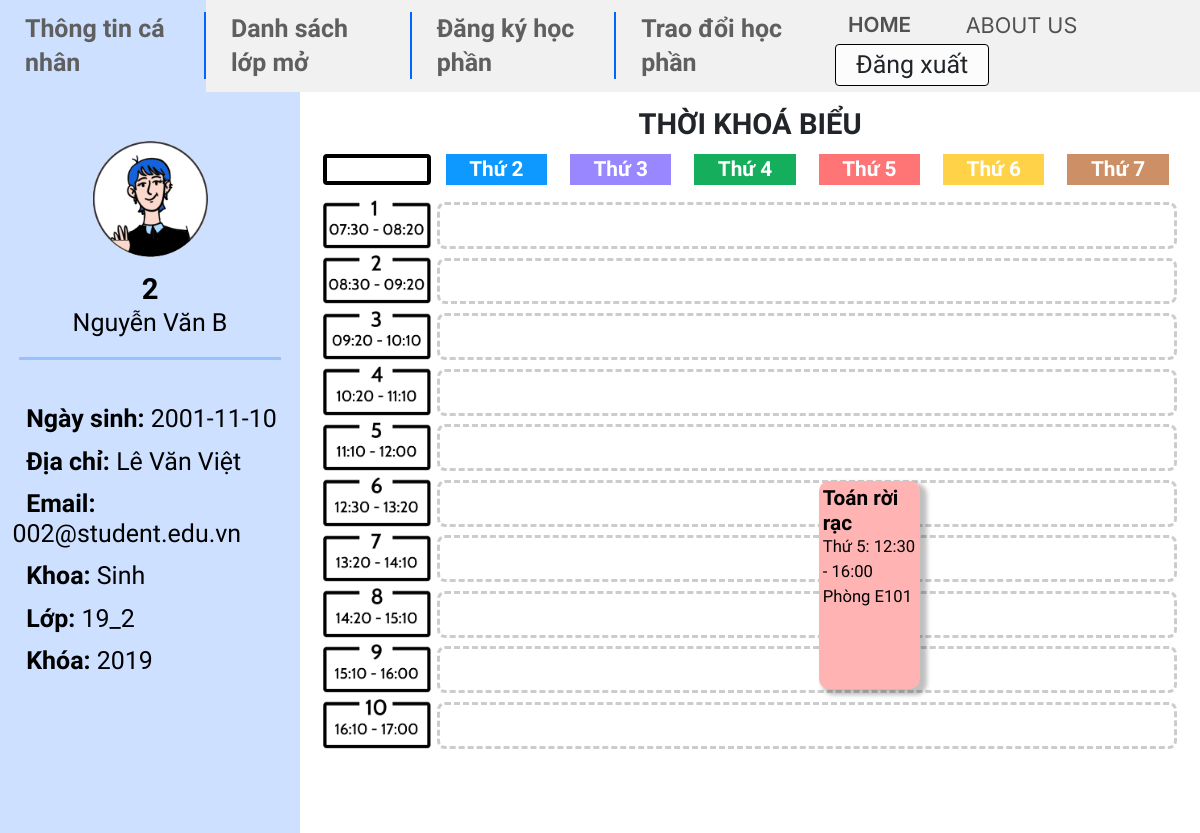
Screenshot of /mvc/views/ProfilePage.php (signed in) with the database file from the repository.
### tables this page shows
CREATE TABLE `student` (
  `ID` int(11) NOT NULL,
  `username` varchar(45) NOT NULL,
  `password` varchar(100) NOT NULL,
  `faculty` int(11) NOT NULL,
  `class` int(11) NOT NULL,
  `school_year` year(4) NOT NULL,
  `fullname` varchar(100) NOT NULL,
  `email` varchar(45) NOT NULL,
  `address` varchar(100) DEFAULT NULL,
  `date_of_birth` date DEFAULT NULL,
  `max_credits` int(11) NOT NULL
);

CREATE TABLE `faculty` (
  `ID` int(11) NOT NULL,
  `name` varchar(100) NOT NULL
);

CREATE TABLE `class` (
  `ID` int(11) NOT NULL,
  `name` varchar(45) NOT NULL,
  `school_year` year(4) NOT NULL,
  `faculty` int(11) NOT NULL
);

CREATE TABLE `course` (
  `ID` int(11) NOT NULL,
  `name` varchar(100) NOT NULL,
  `credits` int(11) NOT NULL,
  `faculty` int(11) DEFAULT NULL
);

CREATE TABLE `available_course_info` (
  `period_id` int(11) NOT NULL,
  `course_id` int(11) NOT NULL,
  `class_id` int(11) NOT NULL,
  `room` varchar(45) NOT NULL,
  `max_student` int(11) NOT NULL,
  `start_period` int(11) NOT NULL,
  `end_period` int(11) NOT NULL,
  `start_date` datetime DEFAULT NULL,
  `day` int(11) DEFAULT NULL
);

### mvc/views/ProfilePage.php (the view, shortened to what this page needs)
<?php
include "../config/db_connect.php";
$sql = "SELECT s.fullname, s.school_year, s.email, s.address, s.date_of_birth, f.name as f_name, c.name as cl_name
FROM student s inner join faculty f on s.faculty = f.ID
inner join class c on s.class = c.ID
where s.ID = " . $_SESSION['student_id'];
$query = $conn->query($sql);
$query->setFetchMode(PDO::FETCH_ASSOC);
$row = $query->fetch();
$sql2 = "SELECT c.name AS name, aci.day, aci.start_period, aci.end_period ,hour(sc1.start_time) sh, minute(sc1.start_time) sm, hour(sc2.end_time) eh, minute(sc2.end_time) em, aci.room
FROM enrollment e inner join available_course_info aci on e.period_id = aci.period_id and e.course_id = aci.course_id and e.class_id = aci.class_id
inner join course c on e.course_id = c.ID
inner join schedule sc1 on aci.start_period = sc1.period
inner join schedule sc2 on aci.end_period = sc2.period
where e.period_id = 1 and e.student_id = " . $_SESSION['student_id'] . " order by aci.day asc";
function visualize_schedule($rowdata, $day) {
  $n = count($rowdata);
  $cc = 1;
  for ($i = 0; $i < $n; $i++) {
    if ($rowdata[$i]['day'] == $day) {
      echo '
        <div
          class="session session-'. ($day - 2) * 2 + $cc++ . ' track-'. $day - 1 .'"
          style="grid-column: track-' . $day - 1 . '; grid-row: time-'. $rowdata[$i]["start_period"] .' / time-'.$rowdata[$i]["end_period"]+1 .'
          ">
        <h3 class="session-title">'. $rowdata[$i]["name"] . '</h3>
        <span class="session-time">Thứ '. $rowdata[$i]["day"] .': ' .sprintf("%02d", $rowdata[$i]["sh"]) .':' . sprintf("%02d", $rowdata[$i]["sm"]) .' - '. sprintf("%02d", $rowdata[$i]["eh"]) .':' . sprintf("%02d", $rowdata[$i]["em"]) .'</span>
        <span class="session-room">Phòng '. $rowdata[$i]["room"] .' </span>
      </div>
      ';
    }
  }
}
?>
<!DOCTYPE html>
<html lang="en">
  <head>
    <link href="https://cdn.jsdelivr.net/npm/bootstrap@5.2.3/dist/css/bootstrap.min.css" rel="stylesheet"/>
    <link href="../../public/css/ProfilePage.css" rel="stylesheet" />
  </head>
  <body>
    <div class="container-fluid h-100">
      <div class="row h-100">
        <div class="col-3 bg-primary">
          <img src="../../public/img/avatar_Profile.png" class="avatar"/>
          <h2 class="text-center MSSV"><?php echo $_SESSION['student_id']; ?></h2>
          <h3 class="text-center StName"><?php echo $row['fullname'];?></h3>
          <hr class="split-line" />
          <div class="container info-container">
            <span class="info-title">Ngày sinh: </span>
            <span class="info"><?php echo $row['date_of_birth'];?></span>
            <br /><br />
            <span class="info-title">Địa chỉ: </span>
            <span class="info"><?php echo $row['address'] ;?></span>
            <br /><br />
            <span class="info-title">Email: </span>
            <span class="info"><?php echo $row['email'] ;?></span>
            <br /><br />
            <span class="info-title">Khoa: </span>
            <span class="info"><?php echo $row['f_name'] ;?></span>
            <br /><br />
            <span class="info-title">Lớp: </span>
            <span class="info"><?php echo $row['cl_name'] ;?></span>
            <br /><br />
            <span class="info-title">Khóa: </span>
            <span class="info"><?php echo $row['school_year'] ;?></span>
            <br /><br />
          </div>
        </div>
        <?php
          $query = $conn->query($sql2);
          $query->setFetchMode(PDO::FETCH_ASSOC);
          $row = $query->fetchAll();
          ?>
        <div class="col-9">
          <div class="container-schedule" style="max-height: calc(100vh-7rem);">
            <h2 class="schedule-heading">THỜI KHOÁ BIỂU</h2>
            <div class="schedule" aria-labelledby="schedule-heading">
              <span
                class="track-slot-empty"
                aria-hidden="true"
                style="grid-row: tracks"
              ></span>
              <span
                class="track-slot1"
                aria-hidden="true"
                style="grid-column: track-1; grid-row: tracks"
                >Thứ 2</span
              >
              <span
                class="track-slot2"
                aria-hidden="true"
                style="grid-column: track-2; grid-row: tracks"
                >Thứ 3</span
              >
              <span
                class="track-slot3"
                aria-hidden="true"
                style="grid-column: track-3; grid-row: tracks"
                >Thứ 4</span
              >
              <span
                class="track-slot4"
                aria-hidden="true"
                style="grid-column: track-4; grid-row: tracks"
                >Thứ 5</span
              >
              <span
                class="track-slot5"
                aria-hidden="true"
                style="grid-column: track-5; grid-row: tracks"
                >Thứ 6</span
              >
              <span
                class="track-slot6"
                aria-hidden="true"
                style="grid-column: track-6; grid-row: tracks"
                >Thứ 7</span
              >
              <img src="../../public/img/Tiet1.png" alt="" class="time-slot" style="grid-row: time-1">
              <img src="../../public/img/Tiet2.png" alt="" class="time-slot" style="grid-row: time-2">
              <img src="../../public/img/Tiet3.png" alt="" class="time-slot" style="grid-row: time-3">
              <img src="../../public/img/Tiet4.png" alt="" class="time-slot" style="grid-row: time-4">
              <img src="../../public/img/Tiet5.png" alt="" class="time-slot" style="grid-row: time-5">
              <img src="../../public/img/Tiet6.png" alt="" class="time-slot" style="grid-row: time-6">
              <img src="../../public/img/Tiet7.png" alt="" class="time-slot" style="grid-row: time-7">
              <img src="../../public/img/Tiet8.png" alt="" class="time-slot" style="grid-row: time-8">
              <img src="../../public/img/Tiet9.png" alt="" class="time-slot" style="grid-row: time-9">
              <img src="../../public/img/Tiet10.png" alt="" class="time-slot" style="grid-row: time-10">
              <div
                class="session track-bg"
                style="
                  grid-column: track-1-start / track-6-end;
                  grid-row: time-1 / time-2;
                "
              ></div>
              <div
                class="session track-bg"
                style="
                  grid-column: track-1-start / track-6-end;
                  grid-row: time-2 / time-3;
                "
              ></div>
              <div
                class="session track-bg"
                style="
                  grid-column: track-1-start / track-6-end;
                  grid-row: time-3 / time-4;
                "
              ></div>
              <div
                class="session track-bg"
                style="
                  grid-column: track-1-start / track-6-end;
                  grid-row: time-4 / time-5;
                "
              ></div>
              <div
                class="session track-bg"
                style="
                  grid-column: track-1-start / track-6-end;
                  grid-row: time-5 / time-6;
                "
              ></div>
              <div
                class="session track-bg"
                style="
                  grid-column: track-1-start / track-6-end;
                  grid-row: time-6 / time-7;
                "
              ></div>
              <div
                class="session track-bg"
                style="
                  grid-column: track-1-start / track-6-end;
                  grid-row: time-7 / time-8;
                "
              ></div>
              <div
                class="session track-bg"
                style="
                  grid-column: track-1-start / track-6-end;
                  grid-row: time-8 / time-9;
                "
              ></div>
              <div
                class="session track-bg"
                style="
                  grid-column: track-1-start / track-6-end;
                  grid-row: time-9 / time-10;
                "
              ></div>
              <div
                class="session track-bg"
                style="
                  grid-column: track-1-start / track-6-end;
                  grid-row: time-10;
                "
              ></div>
              <?php visualize_schedule($row, 5);?>
            </div>
          </div>
        </div>
      </div>
    </div>
  </body>
</html>

### public/css/ProfilePage.css (style rules this page uses)
.bg-secondary { background-color: #f1f1f1!important; }
.bg-primary { background-color: #cde0ff !important; }
.avatar { display: block; width: 40%; max-width: 300px; margin-top: 6rem; margin-left: auto; margin-right: auto; margin-bottom: 1.8rem; }
.MSSV { color: black; font-family: "Cabin", sans-serif; font-weight: 700; font-size: 3.5rem; margin-bottom: 0.1rem; }
.StName { color: black; font-family: "Cabin", sans-serif; font-weight: 400; font-size: 3rem; line-height: 3.6rem; margin-bottom: 2.3rem; }
.split-line { height: 3px; margin: 0px 1.5rem 5.3rem 1.5rem; color: #0066ff; background-color: #0066ff; }
.info-title { color: black; font-family: "Cabin", sans-serif; font-weight: 600; font-size: 3rem; line-height: 3.6rem; margin-left: 5%; }
.info { color: black; font-family: "Cabin", sans-serif; font-weight: 400; font-size: 3rem; line-height: 3.6rem; }
.info-container { margin: 0 auto; }
.row .col-3 { max-width: 800px; overflow: hidden; overflow-wrap: break-word; }
.row .col-9 { max-width: 3000px; }
@media screen and (min-width: 850px) { .schedule-heading { font-size: 5rem; line-height: 6rem; margin-top: 3rem; } }
@media screen and (min-width: 850px) { .schedule { margin: 0 2rem; display: grid; grid-gap: 0.75rem; grid-template-rows: [tracks] auto [time-1] 1fr [time-2] 1fr [time-3] 1fr [time-4] 1fr [time-5] 1fr [time-6] 1fr [time-7] 1fr [time-8] 1fr [time-9] 1fr [time-10] 1fr; grid-template-columns: [times] 13rem [track-1-start] 1fr [track-1-end track-2-start] 1fr [track-2-end track-3-start] 1fr [track-3-end track-4-start] 1fr [track-4-end track-5-start] 1fr [track-5-end track-6-start] 1fr [track-6-end]; } }
@media screen and (min-width: 850px) { .time-slot { object-fit: cover; width: 100%; max-height: 100%; } }
.time-slot { grid-column: times; }
.track-slot1, .track-slot2, .track-slot3, .track-slot4, .track-slot5, .track-slot6 { display: none; }
.schedule-heading { width: 100%; text-align: center; font-family: "Cabin", sans-serif; font-weight: 700; font-size: 3.5rem; line-height: 4rem; margin-top: 2rem; }
.session { overflow: hidden; margin-bottom: 1rem; padding: 0.5rem; border-radius: 2px; font-size: 1.4rem; }
.session-time, .session-room { display: block; font-family: "Cabin"; font-weight: 400; font-size: 2rem; color: black; }
.session-title, .time-slot { margin: 0; }
.session-title { display: block; font-family: "Cabin"; font-weight: 600; font-size: 2.5rem; color: black; }
.track-4 { margin: 0.5rem 1rem !important; box-shadow: 5px 4px 4px 2px rgba(0, 0, 0, 0.25); border-radius: 10px; background-color: #ffb3b3; color: black; }
.track-bg { margin-top: 0.3rem !important; border-color: rgba(0, 0, 0, 0.2); border-radius: 8px; border-style: dashed; display: flex; }
body { height: calc(100vh - 7rem) !important; font-family: "Cabin", sans-serif; font-weight: 400; }
@media screen and (max-width: 2399px) { html { font-size: 62.5% !important; } }
@media screen and (max-width: 1699px) { html { font-size: 52% !important; } }

### mvc/views/ProfilePage.php (style rules this page uses)
.nav-item.profile { background-color: #cde0ff !important; }

### rows the page displays
student: fullname "Nguyễn Văn B", date_of_birth "2001-11-10", address "Lê Văn Việt", email "002@student.edu.vn", faculty.name "Sinh", class.name "19_2", school_year "2019"
course: name "Toán rời rạc", available_course_info.day "5", sh "12", sm "30", eh "16", em "00", available_course_info.room "E101"

### other values shown
$_SESSION['student_id'] "2"
